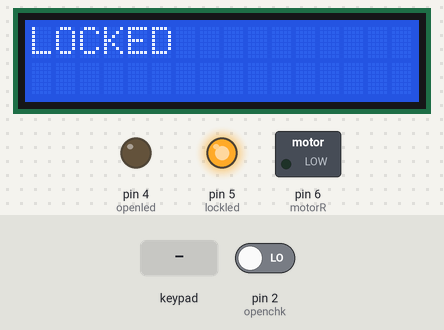
This sketch was run on a simulated Arduino Uno, built with avr-gcc and run on an emulated ATmega328P. Shown: 16×2 character LCD, switched loads named in the sketch (green lamp = pin HIGH), output pins drawn as LEDs (lit = HIGH). Inputs (shaded band) come from the test bench; at power-on: pin 2 (openchk) LOW.

Above: at 1.2 s.
1.3 s: keypad keys 7 6 5 6 # pressed 0.4 s apart
At 3.3 s:
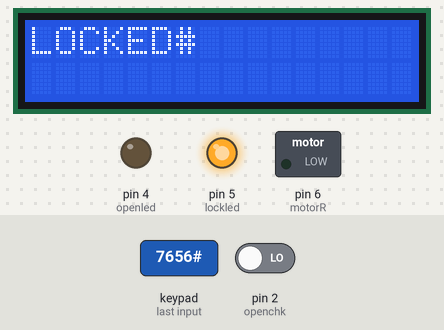
4.8 s: key '*' pressed
At 5.9 s:
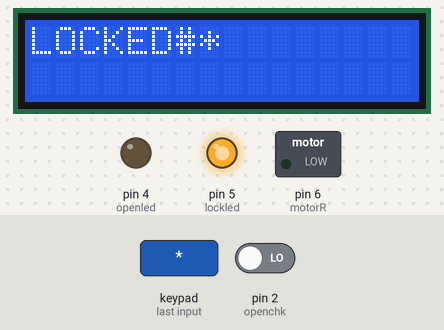
6.3 s: keypad keys 7 6 5 6 * pressed 0.4 s apart
At 8.4 s:
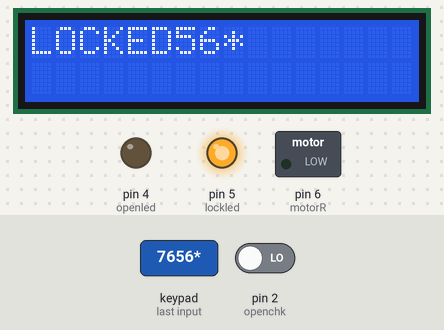
9.8 s: key '*' pressed
At 10.2 s:
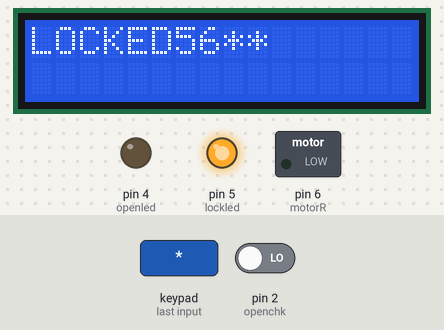
11.8 s: keypad keys 4 5 9 4 * pressed 0.4 s apart
At 14.9 s:
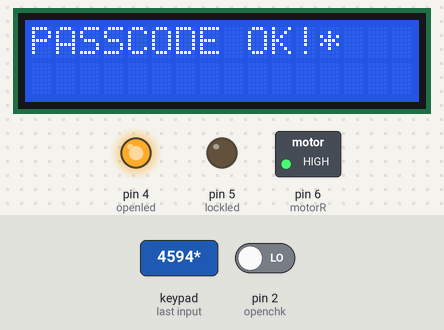
15.3 s: key '*' pressed
At 16.7 s:
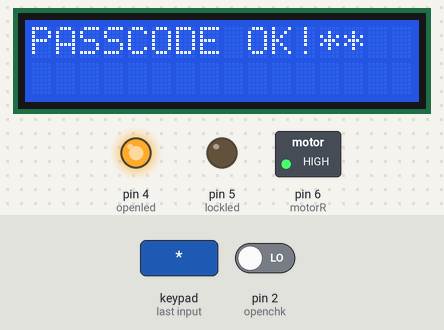
Timing chart, 0 to 17.8 s (numbered marks = the images above; inputs shaded):
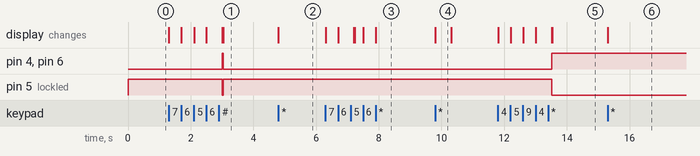

Measured:
- after the input at 1.3 s, pin 4 (openled), pin 6 (motorR): LOW → HIGH after 1.7 s, → LOW 0.03 s later; pin 5 (lockled): HIGH → LOW after 1.7 s, → HIGH 0.03 s later; the display: first changes at once (image 1 shows a later state)
- after the input at 4.8 s, the display: changes at once (image 2)
- after the input at 6.3 s, the display: first changes at once (image 3 shows a later state)
- after the input at 9.8 s, the display: changes at once (image 4)
- after the input at 11.8 s, pin 4 (openled), pin 6 (motorR): LOW → HIGH after 1.7 s; pin 5 (lockled): HIGH → LOW after 1.7 s; the display: first changes at once (image 5 shows a later state)
- after the input at 15.3 s, the display: changes at once (image 6)
- what the display in image 4 shows lasts 0.5 s, from 9.8 s to 10.3 s

The sketch:

Lockerwpass.ino
```cpp
#include <Keypad.h>
#define Password_Length 5 // Give enough room for 4 chars + NULL char
#define lockled 5
#define openled 4
#define openchk 2
#define motorR 6

/* Display Operations
 * LCD RS pin to digital pin 13
 * LCD Enable pin to digital pin 12
 * LCD D4 pin to digital pin 11
 * LCD D5 pin to digital pin 10
 * LCD D6 pin to digital pin 9
 * LCD D7 pin to digital pin 8
  * LCD R/W pin to ground
 * 10K resistor:
 * ends to +5V and ground
 * wiper to LCD VO pin (pin 3)*/
#include <LiquidCrystal.h>
// initialize the library with the numbers of the interface pins
LiquidCrystal lcd(13, 12, 11, 10, 9, 8);

// Keypad Operations
const byte ROWS = 4; //four rows
const byte COLS = 3; //three columns
char keys[ROWS][COLS] = {
  {'3','2','1'},
  {'6','5','4'},
  {'9','8','7'},
  {'#','0','*'} };
byte rowPins[ROWS] = {19, 18, 17, 16}; //connect to the row pinouts of the keypad
byte colPins[COLS] = {7, 14, 15}; //connect to the column pinouts of the keypad
Keypad keypad = Keypad( makeKeymap(keys), rowPins, colPins, ROWS, COLS );

// Password KEYS
String passcode1 = "7656";
String passcode2 = "4594";
String passcode3 = "3613";
String passcode4 = "1697";
String passcode5 = "9661";
String password = "";
byte data_count = 0;

void setup(){
 pinMode(openchk, INPUT);
  pinMode(motorR, OUTPUT);
  pinMode(lockled, OUTPUT);
  pinMode(openled, OUTPUT);
  digitalWrite(lockled, HIGH);
  digitalWrite(openled, LOW);
    lockcontrol(0);
    lcd.begin(16, 2);
    lcd.clear();
    lcd.write("LOCKED");
    lockcontrol(0);
}

void loop(){
  char key = keypad.getKey();
  if (key){ // makes sure a key is actually pressed
    if (key == '#'){
      resetpass();
      lcdroutine(0);
      lockcontrol(0);}
    password += key; // store char into data array
    lcd.write(key);
    data_count++;}
  if(data_count == Password_Length-1){ // if the array index is equal to the number of expected chars, compare data to master
      delay(500);
      checkpass();
}
}

void lcdroutine(int k){ // Print message
  if (k==0){
  lcd.clear();
  lcd.write("LOCKED");
  }
  else if(k==1){
  lcd.clear();
  lcd.write("PASSCODE OK!");
    }
  }

void checkpass(){ // Check password
        if(password == passcode1){ // equal to (strcmp(Data, Master) == 0)
            lockcontrol(1);resetpass();}
        else if(password == passcode2){ // equal to (strcmp(Data, Master) == 0)
            lockcontrol(1);resetpass();}
        else if(password == passcode3){ // equal to (strcmp(Data, Master) == 0)
            lockcontrol(1);resetpass();}
        else if(password == passcode4){ // equal to (strcmp(Data, Master) == 0)
            lockcontrol(1);resetpass();}
        else if(password == passcode5){ // equal to (strcmp(Data, Master) == 0)
            lockcontrol(1);resetpass();}
        else{
     lockcontrol(0);resetpass();}
  }

void resetpass(){
    password = "";
    data_count = 0;
  }

void lockcontrol(int x){
  if(x == 1){ // Open locking mechanism
    lcdroutine(1);
     digitalWrite(openled, HIGH);
     digitalWrite(lockled, LOW);
    if(digitalRead(openchk) == LOW){digitalWrite(motorR, HIGH);}
    if(digitalRead(openchk) == HIGH){digitalWrite(motorR, LOW);}
    }else{  // Close locking mechanism
    lcdroutine(0);
    digitalWrite(motorR, LOW);
    digitalWrite(openled, LOW);
    digitalWrite(lockled, HIGH);
    }
  }
```
